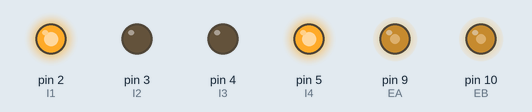
The sketch below on a simulated Arduino Uno, built with avr-gcc and run on an emulated ATmega328P. On the bench: output pins drawn as LEDs (lit = HIGH). What the sketch prints to the serial monitor is not drawn.

Above: at 0.1 s.
Timing chart, 0 to 1.6 s (numbered marks = the images above):
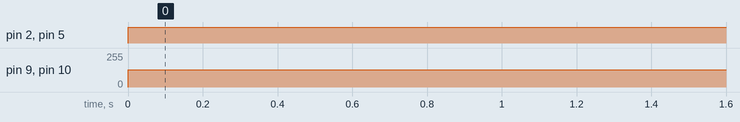

Measured:
- by itself, pin 2 (I1), pin 5 (I4): LOW → HIGH at 0.00 s
- by itself, pin 9 (EA), pin 10 (EB): 0/255 → 128/255 at 0.00 s

The sketch:

speedometer.ino
```cpp
// (licence header left out)
// Motor driver PWM pin
int EA = 9;
int EB = 10;

// Motor driver direction pin
int I1 = 2;
int I2 = 3;

int I3 = 4;
int I4 = 5;

// Motor PWM command variable [0-255]
byte u = 0;

// Left wheel encoder digital pins
const byte SIGNAL_AL = 12;
const byte SIGNAL_BL = 13;
const byte SIGNAL_AR = 6;
const byte SIGNAL_BR = 7;

// Encoder ticks per (motor) revolution (TPR)
const int TPR = 3020;

// Wheel radius [m]
const double RHO = 0.0625;

// Counter to keep track of encoder ticks [integer]
volatile long encoder_ticksL = 0;
volatile long encoder_ticksR = 0;

// Variable to store estimated angular rate of left wheel [rad/s]
double omega_L = 0.0;
double omega_R = 0.0;

// Sampling interval for measurements in milliseconds
const int T = 1000;

// Counters for milliseconds during interval
long t_now = 0;
long t_last = 0;

// This function is called when SIGNAL_A goes HIGH
void decodeEncoderTicksL()
{
    if (digitalRead(SIGNAL_BL) == LOW)
    {
        // SIGNAL_A leads SIGNAL_B, so count one way
        encoder_ticksL--;
    }
    else
    {
        // SIGNAL_B leads SIGNAL_A, so count the other way
        encoder_ticksL++;
    }
}

void decodeEncoderTicksR()
{
    if (digitalRead(SIGNAL_BR) == LOW)
    {
        // SIGNAL_A leads SIGNAL_B, so count one way
        encoder_ticksR++;
    }
    else
    {
        // SIGNAL_B leads SIGNAL_A, so count the other way
        encoder_ticksR--;
    }
}

void setup()
{
    // Open the serial port at 9600 bps
    Serial.begin(9600);

    // Set the pin modes for the motor driver
    pinMode(EA, OUTPUT);
    pinMode(I1, OUTPUT);
    pinMode(I2, OUTPUT);

    pinMode(EB, OUTPUT);
    pinMode(I3, OUTPUT);
    pinMode(I4, OUTPUT);

    // Set the pin modes for the encoders
    pinMode(SIGNAL_AL, INPUT);
    pinMode(SIGNAL_BL, INPUT);

    pinMode(SIGNAL_AR, INPUT);
    pinMode(SIGNAL_BR, INPUT);

    // Every time the pin goes high, this is a pulse
    attachInterrupt(digitalPinToInterrupt(SIGNAL_AL), decodeEncoderTicksL, RISING);
    attachInterrupt(digitalPinToInterrupt(SIGNAL_AR), decodeEncoderTicksR, RISING);

    // Print a message
    Serial.print("Program initialized.");
    Serial.print("\n");
}

void loop()
{
    // Get the elapsed time [ms]
    t_now = millis();

    if (t_now - t_last >= T)
    {
        // Estimate the rotational speed [rad/s]
        omega_L = 2.0 * PI * ((double)encoder_ticksL / (double)TPR) * 1000.0 / (double)(t_now - t_last);
        omega_R = 2.0 * PI * ((double)encoder_ticksR / (double)TPR) * 1000.0 / (double)(t_now - t_last);

        // Print some stuff to the serial monitor
        Serial.print("Encoder ticks: ");
        Serial.print(encoder_ticksL);
        Serial.print("\t");
        Serial.print("Estimated left wheel speed: ");
        Serial.print(omega_L);
        Serial.print(" rad/s");
        Serial.print("\t");
        Serial.print("Encoder ticks: ");
        Serial.print(encoder_ticksR);
        Serial.print("\t");
        Serial.print("Estimated right wheel speed: ");
        Serial.print(omega_R);
        Serial.print(" rad/s");
        Serial.print("\n");

        // Record the current time [ms]
        t_last = t_now;

        // Reset the encoder ticks counter
        encoder_ticksL = 0;
        encoder_ticksR = 0;
    }

    // Set the wheel motor PWM command [0-255]
    u = 128;

     analogWrite(EA, u);    // Write left motors command
    analogWrite(EB, u);

    // Write to the output pins
    digitalWrite(I1, HIGH); // Drive forward (left wheels)
    digitalWrite(I2, LOW);

    digitalWrite(I3, LOW);
    digitalWrite(I4, HIGH);


}
```
